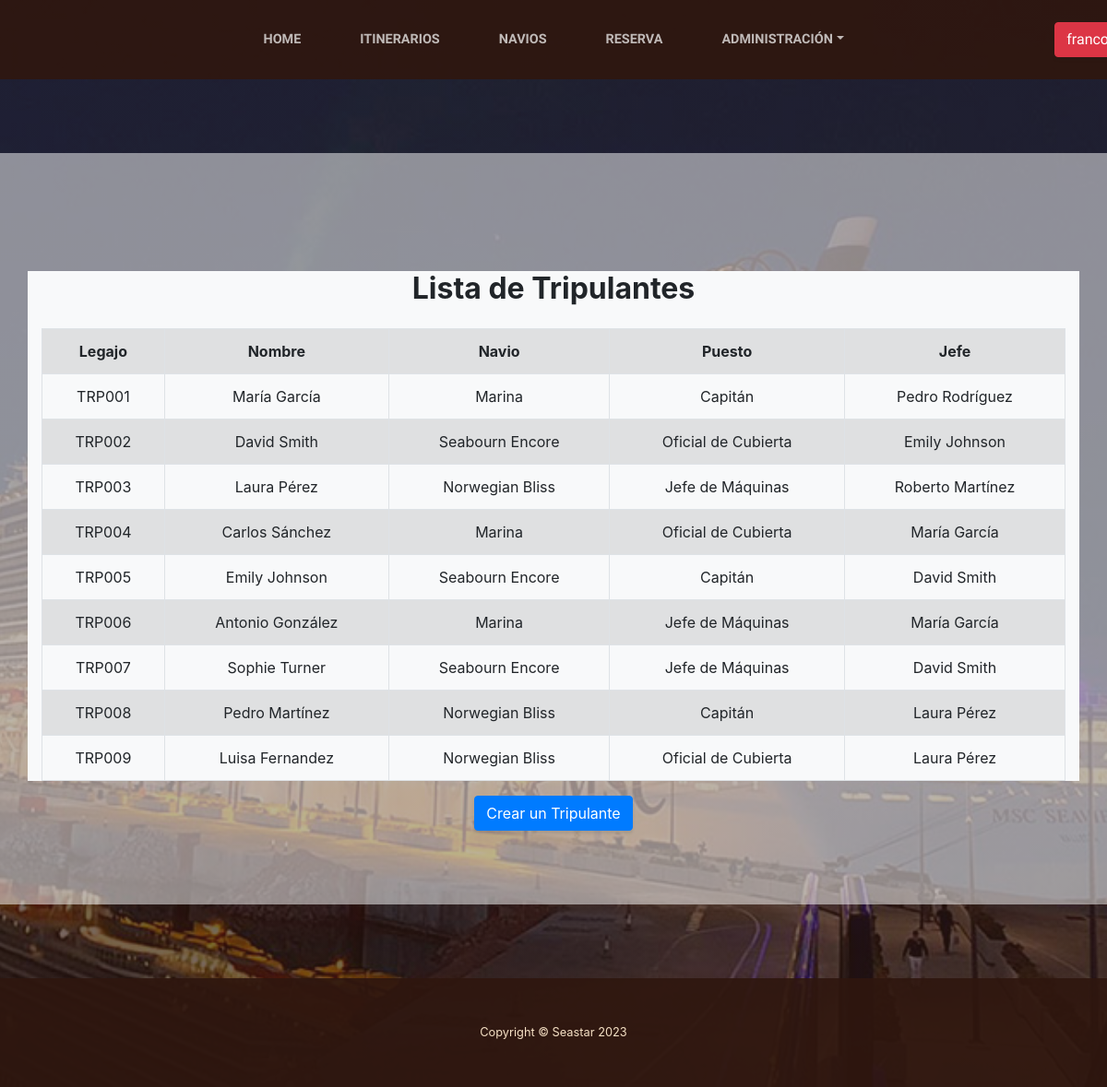
Page /tripulantes.html (signed in) on the earlier database version.
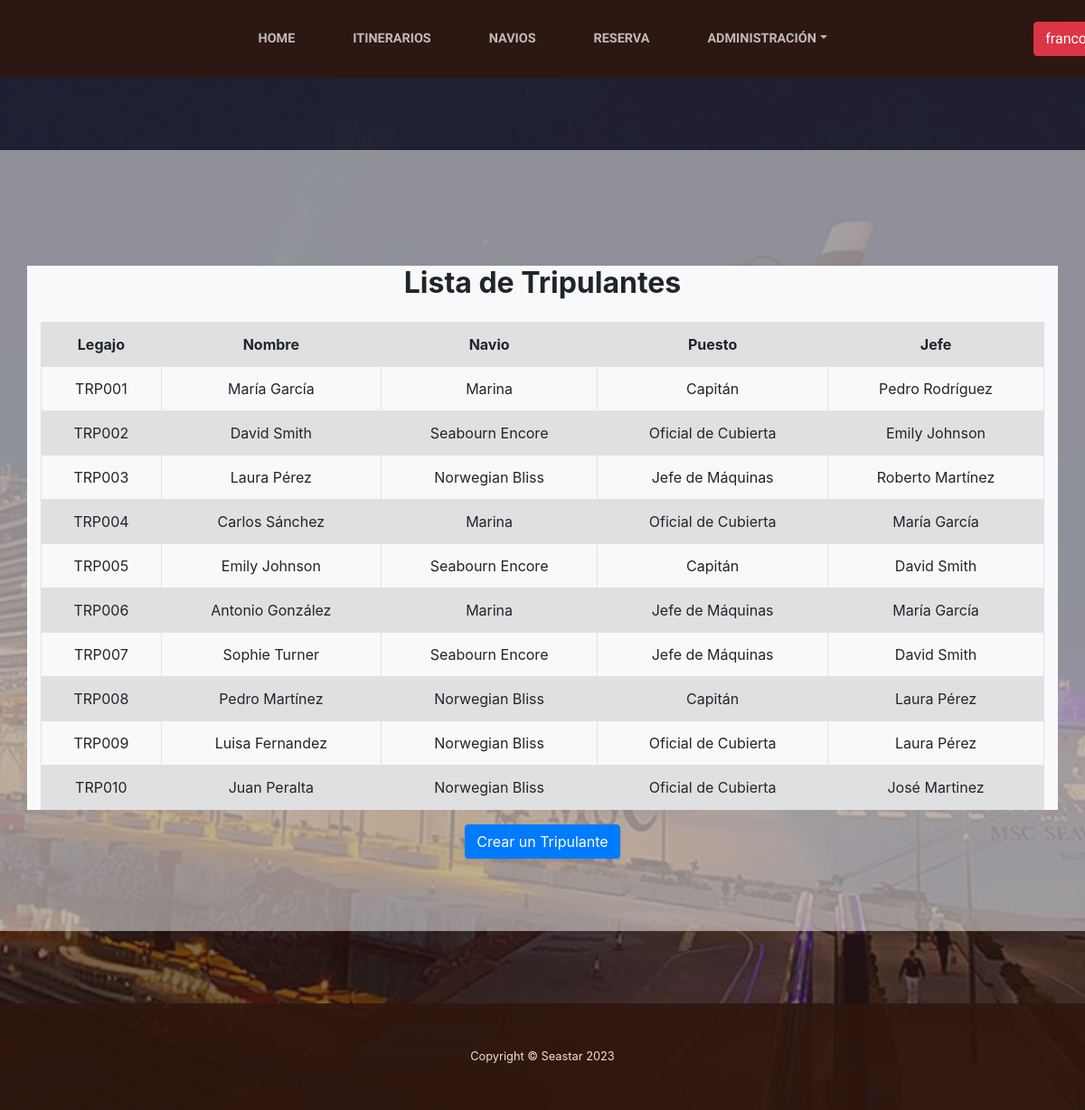
Same page on the later database version.
### seastar/models.py (models this page shows, shortened)
class Tripulante(models.Model):
    nombre_tripulante = models.CharField("Nombre Tripulante",max_length=100)
    legajo = models.CharField("Legajo",max_length=10)
    navio_asignado = models.ForeignKey(Navio, on_delete=models.CASCADE)
    puesto_tripulante = models.ForeignKey(Puesto, on_delete=models.CASCADE)
    nombre_jefe = models.CharField("Nombre Jefe",max_length=100)

class Navio (models.Model):
    codigoNavio = models.IntegerField("Código")
    nombreNavio = models.CharField("Nombre", max_length=50)
    altura = models.FloatField("Altura")
    eslora = models.FloatField("Eslora")
    manga = models.FloatField("Manga")
    desplazamiento = models.FloatField("Desplazamiento")
    autonomiaViaje = models.FloatField("Autonomía de Viajes")
    cantidadCamarotes = models.IntegerField("Cantidad de Camarotes")
    maxCantidadPasajeros = models.IntegerField("Cantidad máxima de Pasajeros")
    cantidadMotores = models.IntegerField("Cantidad de Motores")
    cantidadTripulantes = models.IntegerField("Cantidad de Tripulantes")
    categoriaNavio = models.ForeignKey(CategoriaNavio, on_delete=models.CASCADE)
    def __str__(self) -> str:
        return self.nombreNavio

class Puesto(models.Model):
    nombre_puesto = models.CharField("Nombre Puesto",max_length=100)
    descripcion_puesto = models.TextField("Descripcion Puesto")
    def __str__(self) -> str:
        return self.nombre_puesto

### seastar/views.py (the view, shortened to what this page needs)
# urls.py: path("tripulantes.html", TripulantesView.as_view(), name="tripulantes"),
class TripulantesView(View):
    template_name = 'tripulantes.html'
    def get(self, request):
        logged_user = getLoggedUser(request)
        user = User.objects.get(username=logged_user)
        puestos = Puesto.objects.all()
        navios = Navio.objects.all()
        if not user.is_staff:
            messages.warning(request, ("No tienes los permisos para ingresar a esa página"))
            return redirect("/")
        tripulantes = Tripulante.objects.all()
        return render(request, self.template_name, {
            "logged_user": logged_user,
            "tripulantes": tripulantes,
            "puestos": puestos,
            "navios": navios
        })

### seastar/views.py (called while the page is built)
def getLoggedUser(request: HttpRequest):
    return request.session.get("user", "Iniciar Sesion")

### seastar/templates/tripulantes.html (shortened to what this page needs)
{% extends 'index.html'%}
{% load static %}
{% block content %}
<section class="page-section cta" style="background-color: rgba(255,255,255,0.5)">
    <div class="container mt-5 bg-light bg-faded">
        <h2 class="text-center mb-4 section-heading-lower" style="font-weight: bold;">Lista de Tripulantes</h2>
        <table class="table table-bordered table-striped">
            <tr style="text-align: center">
                <td>
                    <a style="font-weight: bold;">Legajo</a>
                </td>
                <td>
                    <a style="font-weight: bold;">Nombre</a>
                </td>
                <td>
                    <a style="font-weight: bold;">Navio</a>
                </td>
                <td>
                    <a style="font-weight: bold;">Puesto</a>
                </td>
                <td>
                    <a style="font-weight: bold;">Jefe</a>
                </td>
            </tr>
            {% for t in tripulantes %}
                <tr style="text-align: center">
                    <td>
                        <a>{{t.legajo}}</a>
                    </td>
                    <td>
                        <a>{{t.nombre_tripulante}}</a>
                    </td>
                    <td>
                        <a>{{t.navio_asignado}}</a>
                    </td>
                    <td>
                        <a>{{t.puesto_tripulante}}</a>
                    </td>
                    <td>
                        <a>{{t.nombre_jefe}}</a>
                    </td>
                </tr>
            {% endfor %}
        </table>
    </div>
    <div class="container d-flex align-items-center justify-content-center">
        <button class="btn btn-primary"onclick=show("crearTripulante"),scrollToElement('crearTripulante')>
            Crear un Tripulante
        </button>
    </div>
</section>
{% endblock %}

Differences in the rows shown:
added Tripulante: legajo "TRP010", nombre_tripulante "Juan Peralta", navio_asignado "Norwegian Bliss", puesto_tripulante "Oficial de Cubierta", nombre_jefe "José Martinez"
